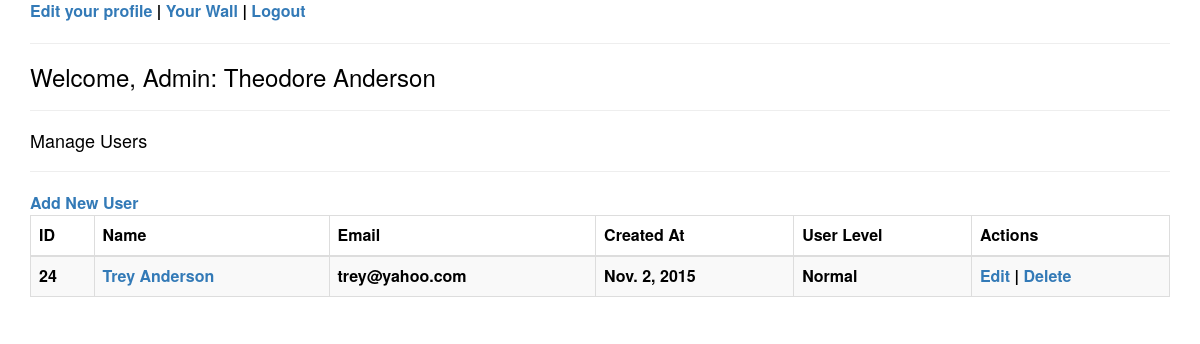
/dashboard (signed in), run on an earlier commit of the app's database.
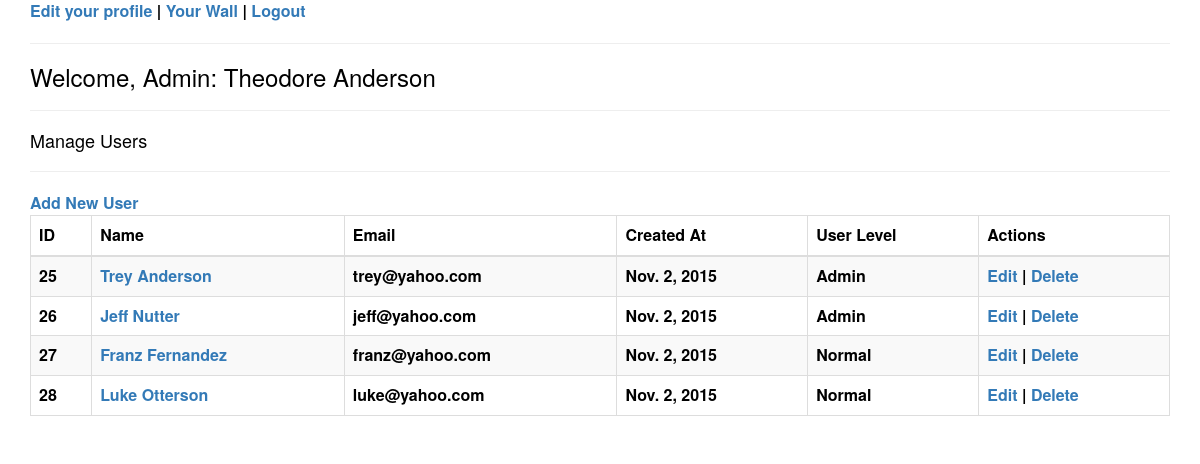
And on a later commit of the database.
### apps/userdashboard/models.py (models this page shows)
class User(models.Model):
	first_name = models.TextField(blank=False, max_length=20, null=True)
	last_name = models.TextField(blank=False, max_length=20,null=True)
	email = models.TextField(blank=False, max_length=20,null=True)
	description = models.TextField(blank=False, max_length=500,null=True)
	password = models.TextField(blank=False, max_length=20,null=True)
	user_level = models.IntegerField(blank=False, null=True)
	created_at = models.DateField(null=True)
	updated_at = models.DateField(null=True)
	class Meta:
		db_table = 'user'

### apps/userdashboard/views.py (the view)
# urls.py: url(r'dashboard$', views.dashboard, name="dashboard"),
def dashboard(request):
	print "User Dashboard"
	if "user_id" in request.session:
		user = User.objects.get(id=request.session['user_id'])
		users = User.objects.all().exclude(id=request.session['user_id'])
		reg_context = {
			'user': user,
			'users': users
		}
		admin_context = {
			'user': user,
			'users': users
		}
		if user.user_level == 9:
			print "redirecting to admin dashboard"
			return render(request, 'userdashboard/admindashboard.html', admin_context)
		else:
			print "redirecting to regular dashboard"
			return render(request, 'userdashboard/regdash.html', reg_context)
	else:
		del request.session
		return redirect('/')

### apps/userdashboard/templates/userdashboard/admindashboard.html (shortened to what this page needs)
<!DOCTYPE html>
<html>
<head>
	<link rel="stylesheet" href="https://maxcdn.bootstrapcdn.com/bootstrap/3.3.5/css/bootstrap.min.css">
</head>
<body>
<div class="container">
	<a href="/users/{{user.id}}/edit">Edit your profile</a> | <a href="/users/{{user.id}}">Your Wall</a> | <a href="/logout">Logout</a></h4>
	<hr>
	<h3>Welcome, Admin: {{user.first_name}} {{user.last_name}}</h3>
	<hr>
	<h4>Manage Users</h4>
	<hr>
	<a href="/new">Add New User</a>
	<table class="table class table-bordered table-striped table-hovered">
		<thead>
			<tr>
				<th>ID</th>
				<th>Name</th>
				<th>Email</th>
				<th>Created At</th>
				<th>User Level</th>
				<th>Actions</th>
			</tr>
		</thead>
		<tbody>
		{% for user in users %}
			<tr>
				<td>{{user.id}}</td>
				<td><a href="/users/{{user.id}}">{{user.first_name}} {{user.last_name}}</a></td>
				<td>{{user.email}}</td>
				<td>{{user.created_at}}</td>
				{% if user.user_level == 9 %}
				<td>Admin</td>
				{% else %}
				<td>Normal</td>
				{%endif%}
				<td><a href="/users/{{user.id}}/edit">Edit</a> | <a href="/users/{{user.id}}/delete">Delete</a></td>
			</tr>
			{%endfor%}
		</tbody>
	</table>
</div>
</body>
</html>

### apps/userdashboard/templates/userdashboard/admindashboard.html (style rules this page uses)
body { color:black; font-size:16px; font-weight:bold; background-image: url("https://upload.wikimedia.org/wikipedia/en/thumb/1/13/PinkFloydWallCoverOriginalNoText.jpg/220px-PinkFloydWallCoverOriginalNoText.jpg"); }

What changed in the data, as far as the page shows it:
removed User: id "24", first_name "Trey", last_name "Anderson", email "trey@yahoo.com", created_at "Nov. 2, 2015", user_level "Normal"
added User: id "25", first_name "Trey", last_name "Anderson", email "trey@yahoo.com", created_at "Nov. 2, 2015", user_level "Admin"
added User: id "26", first_name "Jeff", last_name "Nutter", email "jeff@yahoo.com", created_at "Nov. 2, 2015", user_level "Admin"
added User: id "27", first_name "Franz", last_name "Fernandez", email "franz@yahoo.com", created_at "Nov. 2, 2015", user_level "Normal"
added User: id "28", first_name "Luke", last_name "Otterson", email "luke@yahoo.com", created_at "Nov. 2, 2015", shows "Normal"
